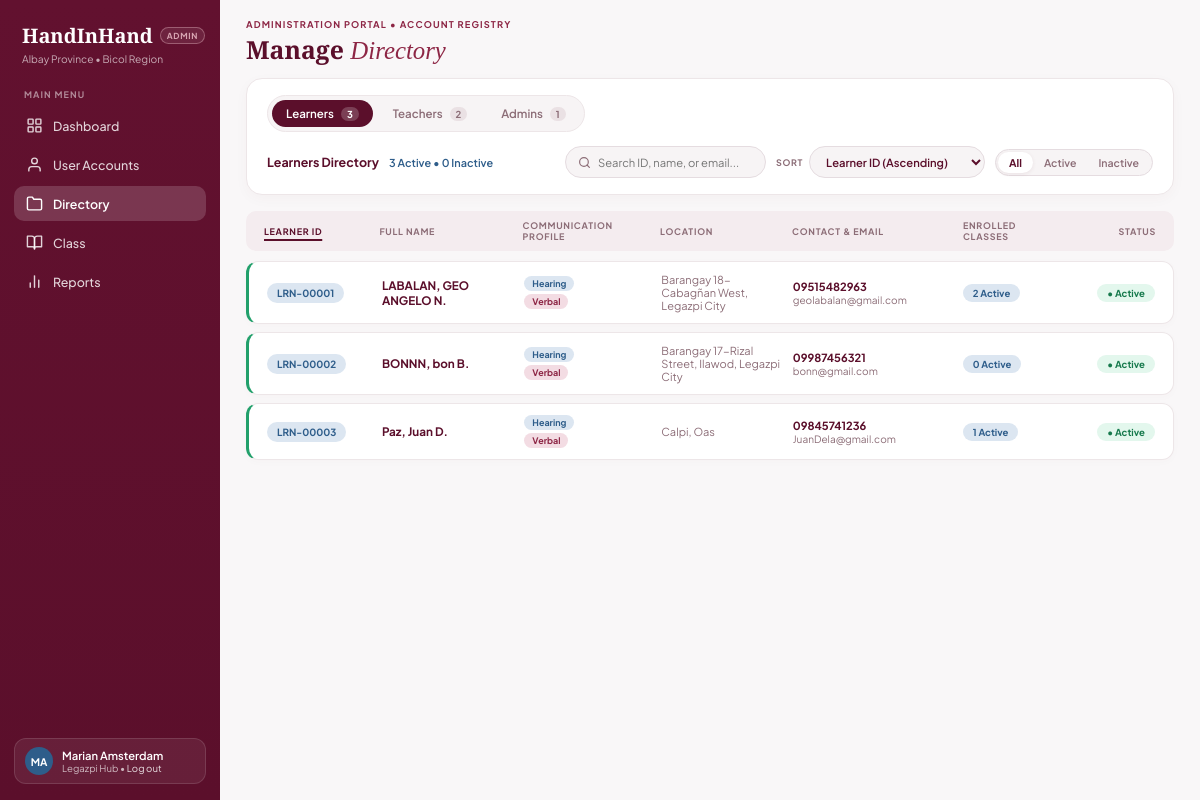
The app's page /admin_directory.php (signed in) with its own data.
### tables this page shows
CREATE TABLE `learners` (
  `learner_id` int(11) NOT NULL,
  `account_id` int(11) NOT NULL,
  `barangay_id` int(11) NOT NULL,
  `first_name` varchar(100) NOT NULL,
  `middle_name` varchar(100) DEFAULT NULL,
  `last_name` varchar(100) NOT NULL,
  `birthdate` date NOT NULL,
  `gender` enum('Male','Female','Prefer not to say') NOT NULL,
  `contact_number` varchar(50) NOT NULL,
  `hearing_status` enum('Hearing','Mild to Moderate','Severe','Profoundly Deaf') NOT NULL,
  `speech_status` enum('Verbal','Hard of Speech','Non-Verbal / Mute') NOT NULL,
  `accessibility_notes` text DEFAULT NULL,
  `street_address` varchar(255) DEFAULT NULL,
  `is_active` tinyint(1) NOT NULL DEFAULT 1,
  `created_at` timestamp NOT NULL DEFAULT current_timestamp()
);

CREATE TABLE `accounts` (
  `account_id` int(11) NOT NULL,
  `role_id` int(11) NOT NULL,
  `username` varchar(30) NOT NULL,
  `email` varchar(255) NOT NULL,
  `password_hash` varchar(255) NOT NULL,
  `created_at` timestamp NOT NULL DEFAULT current_timestamp()
);

### admin_directory.php (the view, shortened to what the rows shown need)
<?php
require_once __DIR__ . '/includes/db_connect.php';
$current_account_id = (int)($_SESSION['account_id'] ?? 0);
$coordinator_name   = 'Albay Coordinator';
$coordinator_hub    = 'Legazpi Hub';
if (isset($conn) && $conn instanceof mysqli) {
    try {
        if ($current_account_id > 0) {
            $stmt = $conn->prepare("SELECT first_name, last_name FROM administrators WHERE account_id = ? LIMIT 1");
            $stmt->bind_param('i', $current_account_id);
            $stmt->execute();
            $adm = $stmt->get_result()->fetch_assoc();
        } else {
            $res = $conn->query("SELECT account_id, first_name, last_name FROM administrators ORDER BY admin_id ASC LIMIT 1");
            $adm = $res ? $res->fetch_assoc() : null;
            if (!empty($adm['account_id'])) {
                $current_account_id = (int)$adm['account_id'];
            }
        }
        if (!empty($adm)) {
            $coordinator_name = trim(($adm['first_name'] ?? '') . ' ' . ($adm['last_name'] ?? '')) ?: $coordinator_name;
        }
    } catch (Throwable $e) {
    }
}
$name_parts = preg_split('/\s+/', trim($coordinator_name));
$initials   = strtoupper(substr($name_parts[0] ?? 'A', 0, 1) . substr($name_parts[1] ?? 'C', 0, 1));
$learners_list = [];
if (isset($conn) && $conn instanceof mysqli) {
    try {
        $sql_lrn = "
            SELECT
                l.*,
                a.email,
                a.username,
                a.created_at,
                YEAR(a.created_at) AS acc_year,
                b.barangay_name,
                m.municipality_name,
                (SELECT COUNT(*) FROM class_enrollments ce WHERE ce.learner_id = l.learner_id) AS class_count
            FROM learners l
            JOIN accounts a ON a.account_id = l.account_id
            LEFT JOIN barangays b ON b.barangay_id = l.barangay_id
            LEFT JOIN municipalities m ON m.municipality_id = b.municipality_id
            ORDER BY l.learner_id ASC
        ";
        if ($res = $conn->query($sql_lrn)) {
            while ($r = $res->fetch_assoc()) {
                $lid = (int)$r['learner_id'];
                $mid = !empty($r['middle_name']) ? ' ' . strtoupper(substr(trim((string)$r['middle_name']), 0, 1)) . '.' : '';
                $full_name = trim(($r['last_name'] ?? '') . ', ' . ($r['first_name'] ?? '') . $mid);
                $lrn_code  = sprintf('LRN-%05d', $lid);
                $acc_code  = sprintf('ACC-%s-%03d', $r['acc_year'] ?: date('Y'), (int)$r['account_id']);
                $is_active_flag = isset($r['is_active']) ? ((int)$r['is_active'] === 1) : (strtolower((string)($r['account_status'] ?? $r['status'] ?? 'active')) !== 'inactive');
                $status     = $is_active_flag ? 'Active' : 'Inactive';
                $brgy = $r['barangay_name'] ?? '';
                $muni = $r['municipality_name'] ?? '';
                $loc  = trim($brgy . ($brgy && $muni ? ', ' : '') . $muni) ?: 'Albay';
                $learners_list[] = [
                    'raw_id'        => $lid,
                    'account_id'    => (int)$r['account_id'],
                    'code'          => $lrn_code,
                    'account_code'  => $acc_code,
                    'full_name'     => $full_name,
                    'initials'      => strtoupper(substr((string)($r['first_name'] ?? 'L'), 0, 1) . substr((string)($r['last_name'] ?? 'N'), 0, 1)),
                    'hearing'       => $r['hearing_status'] ?? 'Unspecified',
                    'speech'        => $r['speaking_status'] ?? ($r['speech_status'] ?? 'Unspecified'),
                    'location'      => $loc,
                    'contact'       => $r['contact_number'] ?? '—',
                    'email'         => $r['email'] ?? '—',
                    'classes_count' => (int)($r['class_count'] ?? 0),
                    'status'        => $status,
                ];
            }
        }
    } catch (Throwable $e) {
        error_log("Learners query error: " . $e->getMessage());
        $learners_list = [];
    }
}
function count_active_inactive(array $rows): array {
    $active = 0;
    $inactive = 0;
    foreach ($rows as $r) {
        if (($r['status'] ?? 'Active') === 'Active') {
            $active++;
        } else {
            $inactive++;
        }
    }
    return [$active, $inactive];
}
[$lrn_active, $lrn_inactive] = count_active_inactive($learners_list);
?>
<!DOCTYPE html>
<html lang="en">
<head>
    <link rel="stylesheet" href="assets/css/admin.css?v=5">
</head>
<body>
<div class="admin-layout">
    <aside class="sidebar" id="adminSidebar">
        <div class="sidebar-footer">
            <div class="coordinator-card" id="sidebarCoordCard" style="cursor: pointer;" title="View Profile Details">
                <div class="coord-avatar"><?php echo htmlspecialchars($initials); ?></div>
                <div class="coord-info">
                    <strong><?php echo htmlspecialchars($coordinator_name); ?></strong>
                    <span><?php echo htmlspecialchars($coordinator_hub); ?> &bull; <a href="actions/logout.php" class="logout-link">Log out</a></span>
                </div>
            </div>
        </div>
    </aside>
    <main class="main-content">
        <header class="page-header">
            <div class="header-titles">
                <h1 class="page-title">Manage <em>Directory</em></h1>
            </div>
        </header>
        <section class="dir-tab-panel active" id="panel-learners"
                 data-title="Learners Directory"
                 data-summary="<?php echo $lrn_active; ?> Active • <?php echo $lrn_inactive; ?> Inactive"
                 data-id-label="Learner ID">
            <div class="dir-rows-stack">
                <?php if (empty($learners_list)): ?>
                    <div class="empty-filter-state">No learner records found in the database.</div>
                <?php else: ?>
                    <?php foreach ($learners_list as $lrn): ?>
                        <?php
                            $is_active = ($lrn['status'] === 'Active');
                            $modal_payload = htmlspecialchars(json_encode([
                                'type'         => 'learner',
                                'id_label'     => 'Learner ID',
                                'code'         => $lrn['code'],
                                'account_code' => $lrn['account_code'],
                                'initials'     => $lrn['initials'],
                                'full_name'    => $lrn['full_name'],
                                'status'       => $lrn['status'],
                                'fields'       => [
                                    ['label' => 'Learner ID',            'value' => $lrn['code']],
                                    ['label' => 'Full Name',             'value' => $lrn['full_name']],
                                    ['label' => 'Communication Profile', 'value' => $lrn['hearing'] . ' • ' . $lrn['speech']],
                                    ['label' => 'Location',              'value' => $lrn['location']],
                                    ['label' => 'Contact',               'value' => $lrn['contact']],
                                    ['label' => 'Email',                 'value' => $lrn['email']],
                                    ['label' => 'Enrolled Classes',      'value' => $lrn['classes_count'] . ' Active'],
                                ]
                            ]), ENT_QUOTES, 'UTF-8');
                        ?>
                        <article class="dir-row-card dir-grid-learners <?php echo $is_active ? 'accent-green' : 'accent-muted'; ?>"
                                 data-code="<?php echo htmlspecialchars(strtolower($lrn['code'])); ?>"
                                 data-name="<?php echo htmlspecialchars(strtolower($lrn['full_name'])); ?>"
                                 data-email="<?php echo htmlspecialchars(strtolower($lrn['email'])); ?>"
                                 data-status="<?php echo htmlspecialchars($lrn['status']); ?>"
                                 data-modal="<?php echo $modal_payload; ?>">
                            <div>
                                <span class="dir-id-pill pill-lrn"><?php echo htmlspecialchars($lrn['code']); ?></span>
                            </div>
                            <div class="dir-fullname"><?php echo htmlspecialchars($lrn['full_name']); ?></div>
                            <div class="dir-comm-stack">
                                <span class="comm-badge comm-hearing"><?php echo htmlspecialchars($lrn['hearing']); ?></span>
                                <span class="comm-badge comm-speech"><?php echo htmlspecialchars($lrn['speech']); ?></span>
                            </div>
                            <div class="dir-muted-text"><?php echo htmlspecialchars($lrn['location']); ?></div>
                            <div class="dir-contact-stack">
                                <strong><?php echo htmlspecialchars($lrn['contact']); ?></strong>
                                <span><?php echo htmlspecialchars($lrn['email']); ?></span>
                            </div>
                            <div>
                                <span class="dir-class-pill pill-lrn"><?php echo (int)$lrn['classes_count']; ?> Active</span>
                            </div>
                            <div class="align-right">
                                <span class="dir-status-badge <?php echo $is_active ? 'status-active' : 'status-inactive'; ?>">
                                    &bull; <?php echo htmlspecialchars($lrn['status']); ?>
                                </span>
                            </div>
                        </article>
                    <?php endforeach; ?>
                <?php endif; ?>
            </div>
        </section>
    </main>
</div>
</body>
</html>

### records on screen
learners: code "LRN-00001", full_name "LABALAN, GEO ANGELO N.", hearing_status "Hearing", speech_status "Verbal", location "Barangay 18-Cabagñan West, Legazpi City", contact_number "09515482963", account.email "geolabalan@gmail.com", classes_count "2", status "Active"
learners: code "LRN-00002", full_name "BONNN, bon B.", hearing_status "Hearing", speech_status "Verbal", location "Barangay 17-Rizal Street, Ilawod, Legazpi City", contact_number "09987456321", account.email "bonn@gmail.com", classes_count "0", status "Active"
learners: code "LRN-00003", full_name "Paz, Juan D.", hearing_status "Hearing", speech_status "Verbal", location "Calpi, Oas", contact_number "09845741236", account.email "JuanDela@gmail.com", classes_count "1", status "Active"

### other values on screen
$initials "MA"
$coordinator_name "Marian Amsterdam"
$coordinator_hub "Legazpi Hub"
count($learners_list) "3"
count($teachers_list) "2"
count($admins_list) "1"
$lrn_active "3"
$lrn_inactive "0"
